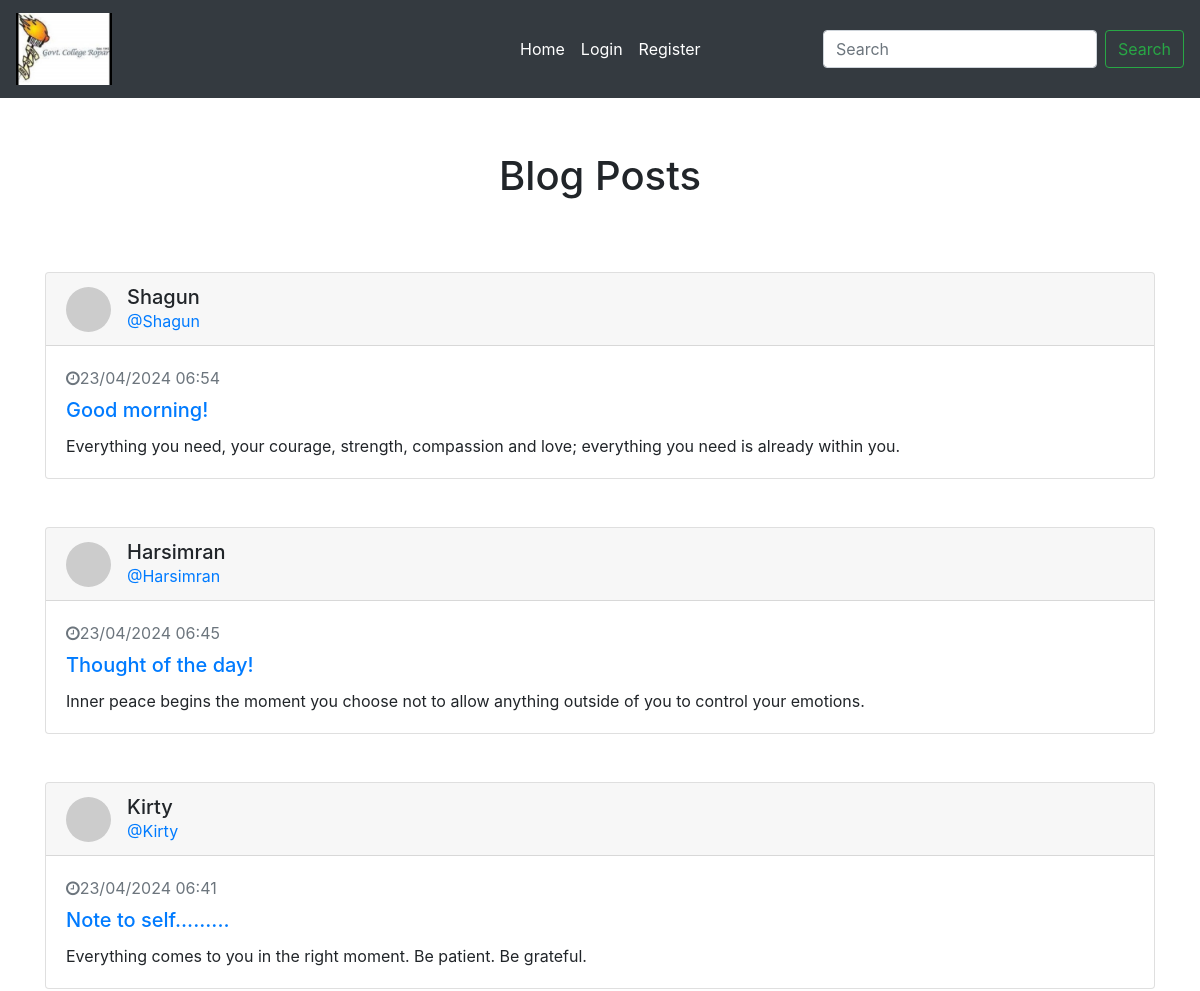
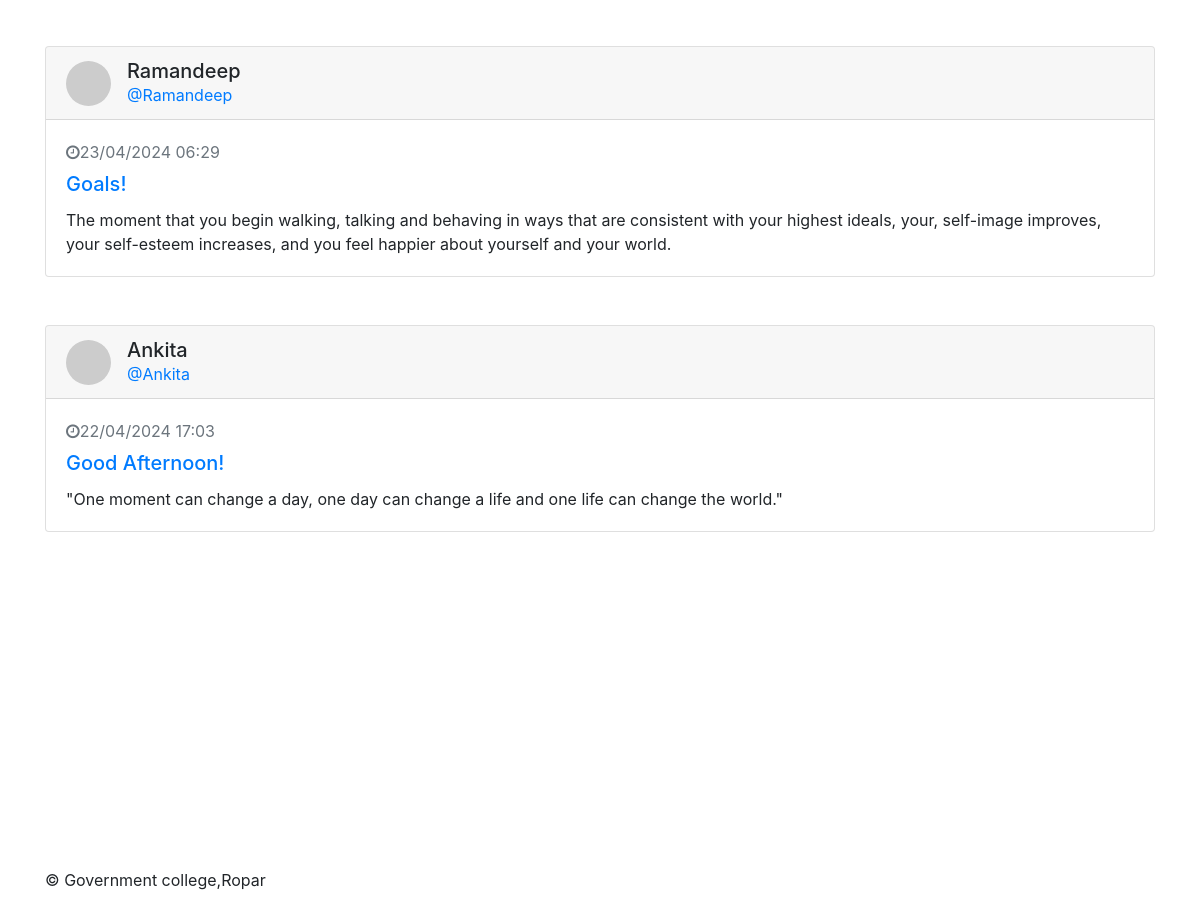
The page / on the database its author committed (2 pictures, top to bottom).
### app/models/tables.py (models this page shows, shortened)
class Post(db.Model):
    __tablename__ = "posts"
    id = db.Column(db.Integer, primary_key=True)
    content = db.Column(db.Text)
    title = db.Column(db.String)
    date = db.Column(db.String)
    user = db.Column(db.String)
    nick = db.Column(db.String)
    user_id = db.Column(db.Integer)

### app/controllers/default.py (the view)
@app.route("/")
def homepage():
    posts = Post.query.order_by(Post.date.desc()).all()  # Fetch all posts in descending order by date
    return render_template('homepage.html', posts=posts,profile=profile)

### app/templates/homepage.html (shortened to what this page needs)
{% extends 'base.html' %}
{% block head %}
<div class="text-center p-3 mt-3 ">
    <h1 style="margin-top: 4rem;">Blog Posts</h1>
  </div>
{% endblock %}
{% block content %}
{% for post in posts%}
 <div class="card gedf-card">
    <div class="card-header">
        <div class="d-flex justify-content-between align-items-center">
            <div class="d-flex justify-content-between align-items-center">
                <div class="mr-2">
                    <img class="rounded-circle" width="45" src="https://picsum.photos/200/200" alt="">
                </div>
                <div class="ml-2">
                    <div class="h5 m-0">{{ post.nick }}</div>
                    <div class="h7 text-muted"><a href="/profile/{{ post.user_id }}">@{{ post.user }}</a></div>
                </div>
            </div>
        </div>
    </div>
    <div class="card-body">
        <div class="text-muted h7 mb-2"> <i class="fa fa-clock-o"></i>{{ post.date }}</div>
        <a class="card-link" href="#">
            <h5 class="card-title">{{ post.title }}</h5>
        </a>
        <p class="card-text">
          {{ post.content }}
        </p>
    </div>
  </div>
  <br><br>
{% endfor %}
{% endblock %}

### app/templates/base.html (shortened to what this page needs)
<!doctype html>
<html lang="en">
  <head>
    <link href="//maxcdn.bootstrapcdn.com/bootstrap/4.1.1/css/bootstrap.min.css" rel="stylesheet" id="bootstrap-css">
{% block head %}
{% endblock %}
<link href="https://stackpath.bootstrapcdn.com/font-awesome/4.7.0/css/font-awesome.min.css" rel="stylesheet"
>
    <link  href="{{ url_for('static', filename='css/bootstrap.min.css') }}" rel="stylesheet">
    <link  href="{{ url_for('static', filename='css/jumbotron.css') }}" rel="stylesheet">
  </head>
  <body>
    <nav class="navbar navbar-expand-md navbar-dark fixed-top bg-dark">
      <a class="navbar-brand" href="#"><img src="{{ url_for('static',filename='images/gcrlogo1.jpg') }}" style="max-width: 20%; height: auto;"></a>
      <div class="collapse navbar-collapse" id="navbarsExampleDefault">
        <ul class="navbar-nav mr-auto">
          <li class="nav-item active">
            <a class="nav-link" href="{{ url_for('homepage') }}">Home <span class="sr-only">(current)</span></a>
          </li>
          {% if current_user.is_authenticated %}
          <li class="nav-item active">
            <a class="nav-link" href="{{ url_for('logout')}}">Logout</a>
          </li>
          {% else %}
          <li class="nav-item active">
            <a class="nav-link" href="{{ url_for('index') }}">Login</a>
          </li>
          <li class="nav-item active">
            <a class="nav-link" href="{{ url_for('register') }}">Register</a>
          </li>
          {% endif %}
        </ul>
        <form action="/search" method="post" class="form-inline my-2 my-lg-0">
          <input class="form-control mr-sm-2" type="text" placeholder="Search" id="search_data" name="search_data" aria-label="Search">
          <button class="btn btn-outline-success my-2 my-sm-0" type="submit">Search</button>
        </form>
      </div>
    </nav>
    <main role="main">
<br><br>
    </main>
    <div class="container">
      {% block content %}
      {% endblock %}
    </div>
    <br><br><br><br><br><br><br><br><br><br><br><br>
    <footer class="container">
      <p>&copy; Government college,Ropar  </p>
    </footer>
  </body>
</html>

### app/static/css/jumbotron.css (style rules this page uses)
body { padding-top: 3.5rem; }

### rows shown on the page
Post: nick "Shagun", user "Shagun", date "23/04/2024 06:54", title "Good morning!", content "Everything you need, your courage, strength, compassion and love; everything you need is already within you."
Post: nick "Harsimran", user "Harsimran", date "23/04/2024 06:45", title "Thought of the day!", content "Inner peace begins the moment you choose not to allow anything outside of you to control your emotions."
Post: nick "Kirty", user "Kirty", date "23/04/2024 06:41", title "Note to self.........", content "Everything comes to you in the right moment. Be patient. Be grateful."
Post: nick "Ramandeep", user "Ramandeep", date "23/04/2024 06:29", title "Goals!", content "The moment that you begin walking, talking and behaving in ways that are consistent with your highest ideals, your, self-image improves, your self-esteem increases, and you feel happier about yourself and your world."
Post: nick "Ankita", user "Ankita", date "22/04/2024 17:03", title "Good Afternoon!", content "\"One moment can change a day, one day can change a life and one life can change the world.\""
